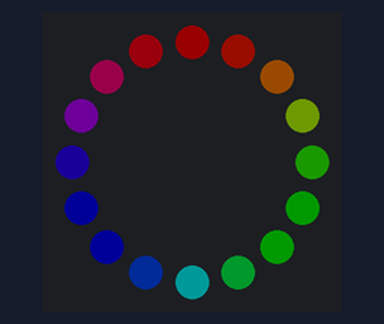
The sketch below on a simulated Arduino Uno, built with avr-gcc and run on an emulated ATmega328P. On the bench: 16 RGB LEDs in a ring, first at the top, clockwise. Dim RGB values are drawn brighter than linear.

Above: at 0.17 s.
At 3.78 s:
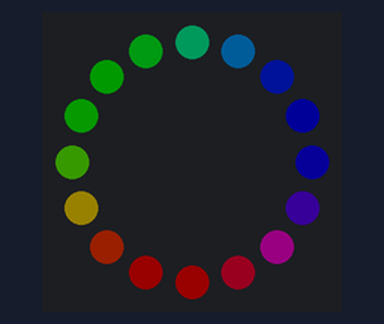
At 9.49 s:
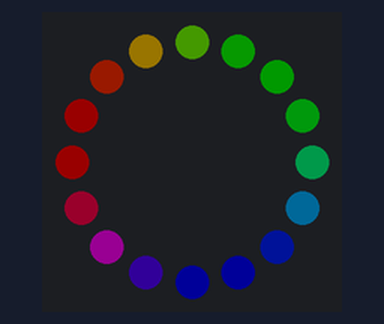
At 19.72 s:
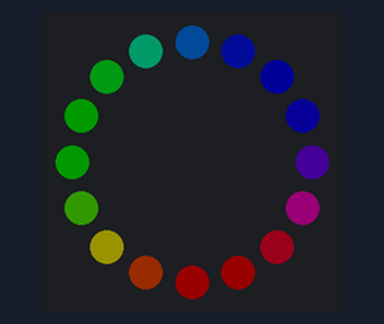
At 29.65 s:
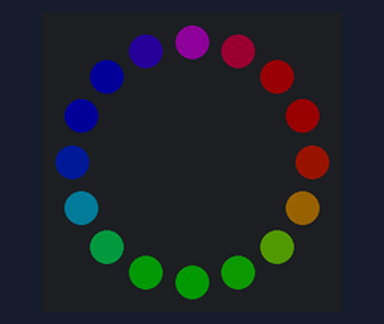
At 39.58 s:
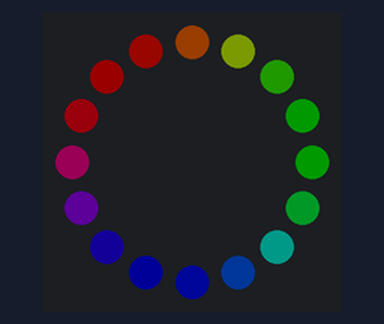

The sketch:

sketch_apr06a.ino
```cpp
#include <Adafruit_NeoPixel.h>

#define PIN 5
#define STRIPSIZE 16

// Parameter 1 = number of pixels in strip
// Parameter 2 = pin number (most are valid)
// Parameter 3 = pixel type flags, add together as needed:
//   NEO_KHZ800  800 KHz bitstream (most NeoPixel products w/WS2812 LEDs)
//   NEO_KHZ400  400 KHz (classic 'v1' (not v2) FLORA pixels, WS2811 drivers)
//   NEO_GRB     Pixels are wired for GRB bitstream (most NeoPixel products)
//   NEO_RGB     Pixels are wired for RGB bitstream (v1 FLORA pixels, not v2)

Adafruit_NeoPixel ringr = Adafruit_NeoPixel(16, 6, NEO_GRB + NEO_KHZ800);


int var = 0;
int col = 1;

void setup() {
  ringr.begin();
  ringr.setBrightness(25);  // Lower brightness and save eyeballs!
  ringr.show(); // Initialize all pixels to 'off'

}

void loop(){
  rainbowring(10);

}

void rainbowring(int wait) {
  for(long firstPixelHue = 0; firstPixelHue < 5*65536; firstPixelHue += 256) {
    for(int i=0; i< 16; i++) {
      int pixelHue = firstPixelHue + (i * 65536L / 16);
      ringr.setPixelColor(i, ringr.gamma32(ringr.ColorHSV(pixelHue)));
    }
    ringr.show();
    delay(10);
  }
}
```
